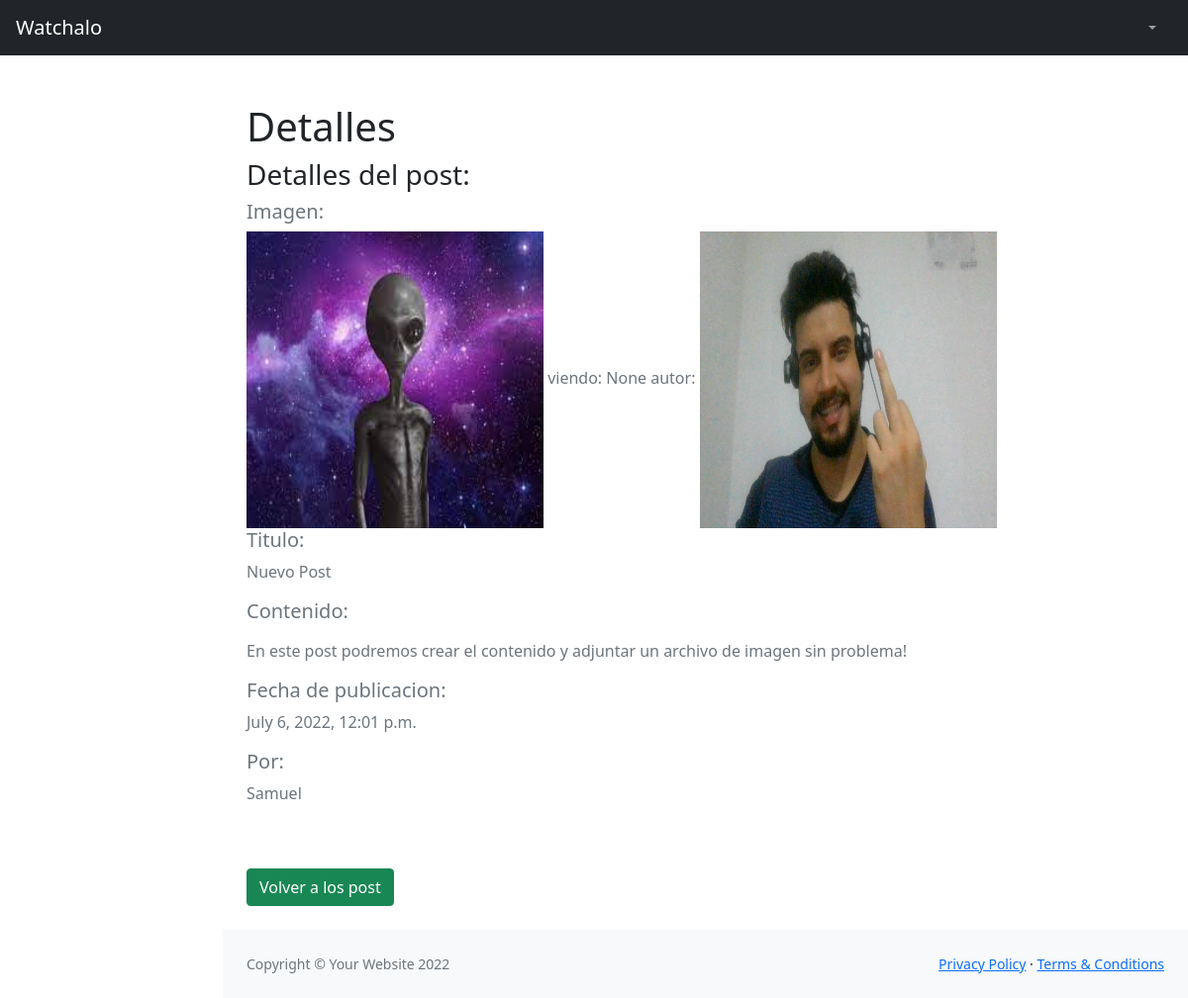
Screenshot of /Aplicacion1/detallePost/1 with the database file from the repository.
### Aplicacion1/models.py (models this page shows, shortened)
class Post(models.Model):
    nombrePost = models.CharField(max_length=50)
    CuerpoPost = RichTextField(blank = True, null = True, max_length=5000)
    fechaPublicacion = models.DateTimeField(auto_now_add=True)
    user = models.ForeignKey(User,blank=True,null=True, on_delete=models.CASCADE, related_name = "posts")
    imagen = models.ImageField(blank = True, null = True, upload_to="images/", verbose_name="Subir imagen")

class Perfil(models.Model):
    user = models.OneToOneField(User, blank=True,null=True,on_delete=models.CASCADE)
    perfilImagen = models.ImageField(default='default_perfil.jpg')

### Aplicacion1/views.py (the view)
# urls.py: path('detallePost/<pk>', detallePost.as_view(), name='detallePost'),
class  detallePost(DetailView):
    model = Post
    template_name = 'Aplicacion1/detallePost.html'

### Aplicacion1/templates/Aplicacion1/detallePost.html (shortened to what this page needs)
{% extends "Aplicacion1/Padre.html" %}
{% load static %}
{% block seccion_nombre %}
<h1>Detalles</h1>
<h3>Detalles del post:</h3>
{% endblock %}
{% block cuerpo %}
{% if post.imagen %}
    <h5>Imagen: </h5>
    <img src="{{ post.imagen.url}}" alt="" width="300" height="300" >
{% endif %}
viendo: {{user.id}}
autor:
<img src="{{post.user.perfil.perfilImagen.url }}" alt="" width="300" height="300" >
<h5>Titulo: </h5><p>{{post.nombrePost}}</p>
<h5>Contenido: </h5>
<p>
{{post.CuerpoPost | safe}}
</p>
<h5>Fecha de publicacion: </h5><p>{{post.fechaPublicacion}}</p>
<h5>Por: </h5>
<p>{{ post.user.username}}</p>
<br>
<br>
<a href="{% url 'Aplicacion1:Inicio' %}"><button type="button" class="btn btn-success">Volver a los post</button></a>
{% endblock %}

### rows the page displays
Post: imagen (picture), user.perfil.perfilImagen (picture), nombrePost "Nuevo Post", CuerpoPost "En este post podremos crear el contenido y adjuntar un archivo de imagen sin problema!", fechaPublicacion "July 6, 2022, 12:01 p.m.", user.username "Samuel"

### other values shown
{{ user.id }} "None"
